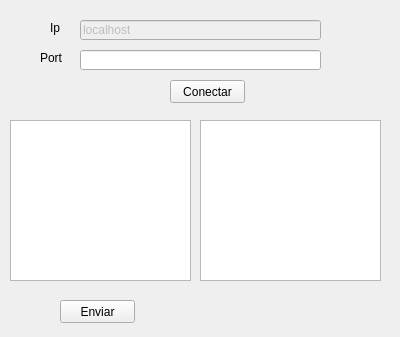
<?xml version="1.0" encoding="UTF-8"?>
<ui version="4.0">
 <class>MainWindow</class>
 <widget class="QMainWindow" name="MainWindow">
  <property name="geometry">
   <rect>
    <x>0</x>
    <y>0</y>
    <width>400</width>
    <height>337</height>
   </rect>
  </property>
  <property name="windowTitle">
   <string>Servidor</string>
  </property>
  <widget class="QWidget" name="centralWidget">
   <widget class="QLineEdit" name="lineEdit">
    <property name="enabled">
     <bool>false</bool>
    </property>
    <property name="geometry">
     <rect>
      <x>80</x>
      <y>20</y>
      <width>241</width>
      <height>20</height>
     </rect>
    </property>
    <property name="text">
     <string>localhost</string>
    </property>
   </widget>
   <widget class="QLineEdit" name="lineEditPort">
    <property name="geometry">
     <rect>
      <x>80</x>
      <y>50</y>
      <width>241</width>
      <height>20</height>
     </rect>
    </property>
   </widget>
   <widget class="QPushButton" name="conectar">
    <property name="geometry">
     <rect>
      <x>170</x>
      <y>80</y>
      <width>75</width>
      <height>23</height>
     </rect>
    </property>
    <property name="text">
     <string>Conectar</string>
    </property>
   </widget>
   <widget class="QPlainTextEdit" name="plainTextEnviar">
    <property name="geometry">
     <rect>
      <x>10</x>
      <y>120</y>
      <width>181</width>
      <height>161</height>
     </rect>
    </property>
   </widget>
   <widget class="QLabel" name="label">
    <property name="geometry">
     <rect>
      <x>50</x>
      <y>20</y>
      <width>16</width>
      <height>16</height>
     </rect>
    </property>
    <property name="text">
     <string>Ip</string>
    </property>
   </widget>
   <widget class="QLabel" name="label_2">
    <property name="geometry">
     <rect>
      <x>40</x>
      <y>50</y>
      <width>31</width>
      <height>16</height>
     </rect>
    </property>
    <property name="text">
     <string>Port</string>
    </property>
   </widget>
   <widget class="QPushButton" name="Enviar">
    <property name="geometry">
     <rect>
      <x>60</x>
      <y>300</y>
      <width>75</width>
      <height>23</height>
     </rect>
    </property>
    <property name="text">
     <string>Enviar</string>
    </property>
   </widget>
   <widget class="QPlainTextEdit" name="plainTextRecibir">
    <property name="geometry">
     <rect>
      <x>200</x>
      <y>120</y>
      <width>181</width>
      <height>161</height>
     </rect>
    </property>
   </widget>
  </widget>
 </widget>
 <layoutdefault spacing="6" margin="11"/>
 <resources/>
 <connections/>
</ui>
